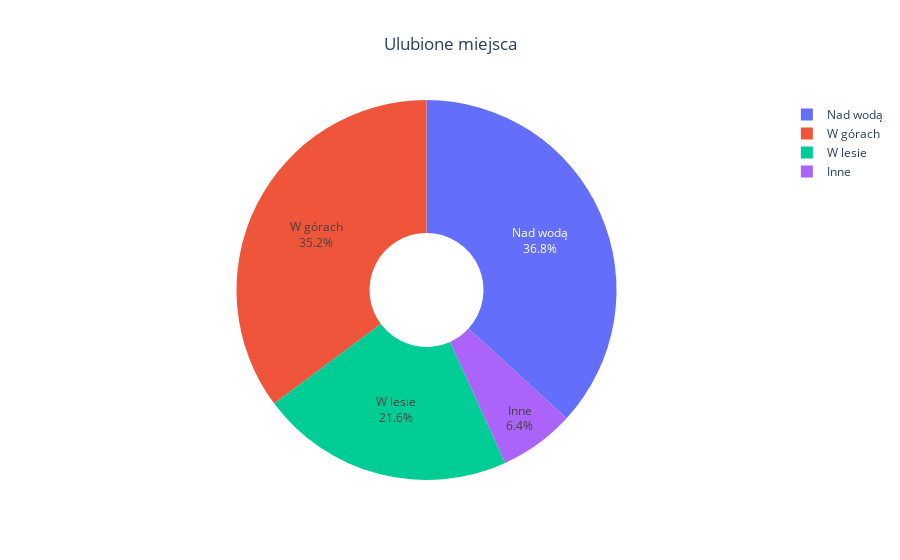

Notebook code for this chart:
### Code cell
df_place = df.groupby('fav_place').size().reset_index(name='counts')
fig = px.pie(df_place, values='counts', names='fav_place', title='Ulubione miejsca')
fig.update_layout(title_x=0.5)
fig.update_traces(hole=.3, textinfo='percent+label')
fig.show()

### Figure 1 — Plotly figure (JSON) as saved in the notebook; plotly's stock layout.template omitted (floating-point values rounded to 4 significant figures)
{"data": [{"domain": {"x": [0, 1], "y": [0, 1]}, "hole": 0.3, "hovertemplate": "fav_place=%{label}<br>counts=%{value}<extra></extra>", "labels": ["Inne", "Nad wodą", "W górach", "W lesie"], "legendgroup": "", "name": "", "showlegend": true, "textinfo": "percent+label", "type": "pie", "values": [8, 46, 44, 27]}], "layout": {"legend": {"tracegroupgap": 0}, "title": {"text": "Ulubione miejsca", "x": 0.5}}}
